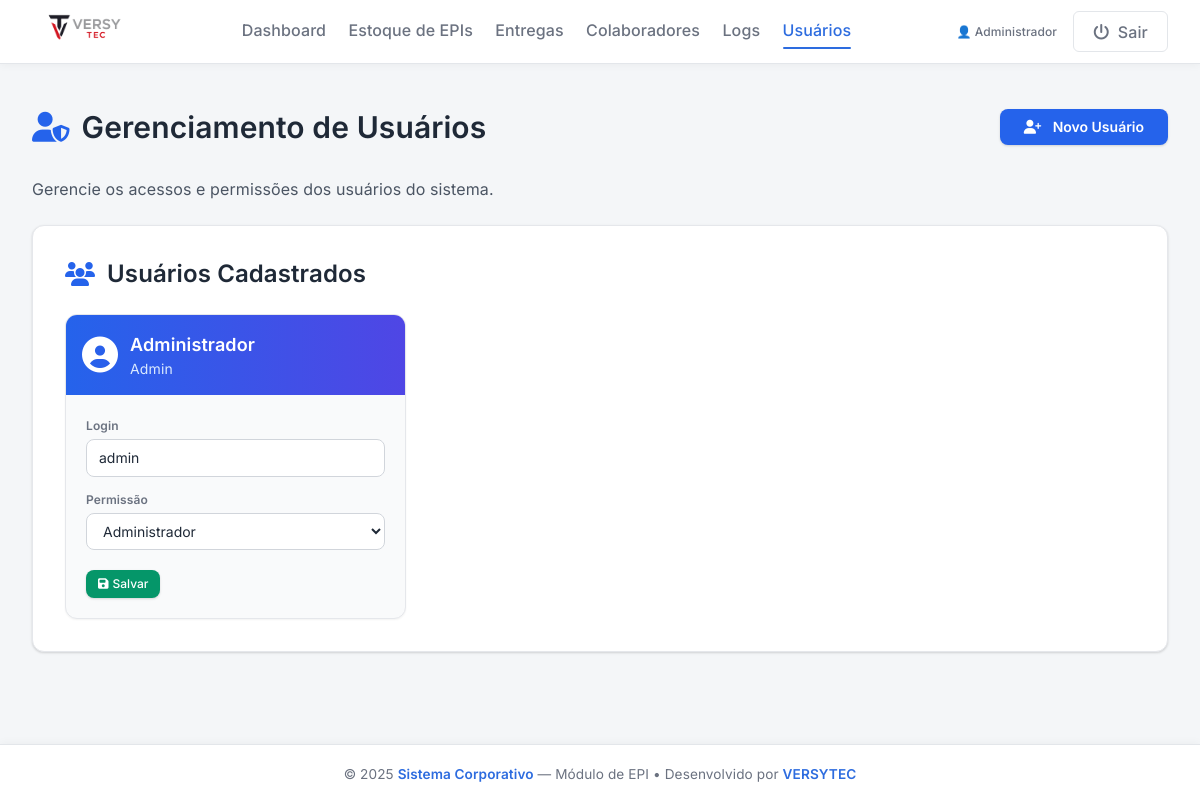
/usuarios (signed in), run on the app's committed database.
### app.py (models this page shows)
class User(UserMixin, db.Model):
    id = db.Column(db.Integer, primary_key=True)
    nome = db.Column(db.String(120))
    login = db.Column(db.String(80), unique=True)
    senha = db.Column(db.String(120))
    role = db.Column(db.String(50), default='user')  # admin / supervisor / user

### app.py (the view, shortened to what this page needs)
@app.route('/usuarios', methods=['GET', 'POST'])
@login_required
def usuarios():
    if current_user.role != 'admin':
        flash('🚫 Acesso restrito a administradores.')
        return redirect(url_for('dashboard'))
    usuarios_list = User.query.all()
    return render_template('usuarios.html', user=current_user, usuarios=usuarios_list)

### app.py (called while the page is built)
@login_manager.user_loader
def load_user(user_id):
    return User.query.get(int(user_id))

### templates/usuarios.html (shortened to what this page needs)
{% extends "base.html" %}
{% block content %}
<div class="max-w-7xl mx-auto">
  <div class="flex items-center justify-between mb-8">
    <h2 class="text-3xl font-semibold text-gray-800 flex items-center gap-3">
      <i class="fas fa-user-shield text-blue-600 text-3xl"></i>
      Gerenciamento de Usuários
    </h2>
    <button onclick="abrirModalUsuario()"
      class="bg-blue-600 hover:bg-blue-700 text-white rounded-lg px-6 py-2 font-semibold text-sm shadow transition transform hover:scale-105">
      <i class="fas fa-user-plus mr-2"></i> Novo Usuário
    </button>
  </div>
  <p class="text-gray-600 mb-6">Gerencie os acessos e permissões dos usuários do sistema.</p>
  <div class="bg-white border border-gray-200 rounded-xl shadow p-8">
    <h3 class="text-2xl font-semibold text-gray-800 mb-6 flex items-center gap-3">
      <i class="fas fa-users text-blue-600"></i>
      Usuários Cadastrados
    </h3>
    {% if usuarios %}
    <div class="grid grid-cols-1 sm:grid-cols-2 lg:grid-cols-3 xl:grid-cols-4 gap-6">
      {% for u in usuarios %}
      <div class="bg-gray-50 border border-gray-200 rounded-xl shadow-sm hover:shadow-md transition p-0 overflow-hidden">
        <div class="bg-gradient-to-r from-blue-600 to-indigo-600 p-4 flex items-center">
          <i class="fas fa-user-circle text-4xl text-white mr-3"></i>
          <div>
            <h4 class="text-lg font-semibold text-white">{{ u.nome }}</h4>
            <p class="text-blue-100 text-sm capitalize">{{ u.role }}</p>
          </div>
        </div>
        <div class="p-5 text-sm text-gray-700 space-y-4">
          <form method="POST" action="{{ url_for('editar_usuario', id=u.id) }}">
            <label class="block">
              <span class="text-gray-500 text-xs font-semibold">Login</span>
              <input type="text" name="login" value="{{ u.login }}"
                class="mt-1 bg-white border border-gray-300 rounded-lg px-3 py-2 w-full text-gray-800 focus:ring-2 focus:ring-blue-400 transition text-sm">
            </label>
            <label class="block mt-3">
              <span class="text-gray-500 text-xs font-semibold">Permissão</span>
              <select name="role"
                class="mt-1 bg-white border border-gray-300 rounded-lg px-3 py-2 w-full text-gray-800 focus:ring-2 focus:ring-blue-400 transition text-sm">
                <option value="admin" {% if u.role == 'admin' %}selected{% endif %}>Administrador</option>
              </select>
            </label>
            <div class="flex justify-between mt-5">
              <button type="submit"
                class="bg-green-600 hover:bg-green-700 text-white px-3 py-1.5 rounded-lg shadow text-xs font-medium transition flex items-center gap-1">
                <i class="fas fa-save"></i> Salvar
              </button>
            </div>
          </form>
        </div>
      </div>
      {% endfor %}
    </div>
    {% else %}
    <p class="text-gray-500 text-center py-6 italic">Nenhum usuário cadastrado.</p>
    {% endif %}
  </div>
</div>
{% endblock %}

### templates/base.html (shortened to what this page needs)
<!DOCTYPE html>
<html lang="pt-BR">
<head>
  <link href="https://cdn.jsdelivr.net/npm/tailwindcss@2.2.19/dist/tailwind.min.css" rel="stylesheet">
</head>
<body>
  <header>
    <div class="brand">
      <img src="{{ url_for('static', filename='logo.png') }}" alt="Logo">
    </div>
    <nav>
      <a href="{{ url_for('dashboard') }}"
         class="{% if request.endpoint == 'dashboard' %}active{% endif %}">
         Dashboard
      </a>
      {% if current_user.role in ['estoquista', 'admin'] %}
        <a href="{{ url_for('epis') }}"
           class="{% if request.endpoint == 'epis' %}active{% endif %}">
           Estoque de EPIs
        </a>
        <a href="{{ url_for('entregas') }}"
           class="{% if request.endpoint == 'entregas' %}active{% endif %}">
           Entregas
        </a>
      {% endif %}
      {% if current_user.role == 'admin' %}
        <a href="{{ url_for('cadastro_funcionarios') }}"
           class="{% if request.endpoint == 'cadastro_funcionarios' %}active{% endif %}">
           Colaboradores
        </a>
        <a href="{{ url_for('logs') }}"
           class="{% if request.endpoint == 'logs' %}active{% endif %}">
           Logs
        </a>
        <a href="{{ url_for('usuarios') }}"
           class="{% if request.endpoint == 'usuarios' %}active{% endif %}">
           Usuários
        </a>
      {% endif %}
    </nav>
    <div class="flex items-center gap-4">
      <span class="text-xs text-gray-500 hidden sm:block font-medium">
        👤 {{ current_user.nome }}
      </span>
      <a href="{{ url_for('logout') }}" class="btn-sair">
        <i class="fas fa-power-off mr-1"></i> Sair
      </a>
    </div>
  </header>
  <main>
    {% block content %}{% endblock %}
  </main>
  <footer>
    © 2025 <span>Sistema Corporativo</span> — Módulo de EPI • Desenvolvido por <span>VERSYTEC</span>
  </footer>
</body>
</html>

### templates/base.html (style rules this page uses)
:root { --bg: #f4f6f8; --header-bg: #ffffff; --panel: #ffffff; --border: #e3e6ea; --text: #1f2937; --muted: #6b7280; --accent: #2d6cdf; --accent-light: #e8f0ff; --radius: 10px; --shadow: 0 4px 12px rgba(0,0,0,0.06); }
body { background: var(--bg); margin: 0; padding: 0; color: var(--text); font-family: 'Inter', sans-serif; letter-spacing: 0.1px; }
header { background: var(--header-bg); border-bottom: 1px solid var(--border); padding: 0.9rem 2rem; display: flex; justify-content: space-between; align-items: center; height: 64px; min-height: 64px; overflow: hidden; position: sticky; top: 0; z-index: 50; box-shadow: 0 2px 8px rgba(0,0,0,0.04); }
.brand { display: flex; align-items: center; gap: 0.75rem; }
.brand img { height: 70px; max-height: 70px; object-fit: contain; margin-top: -10px; }
nav { display: flex; gap: 1.4rem; }
nav a { color: var(--muted); font-weight: 500; padding-bottom: 4px; transition: 0.25s ease; position: relative; }
nav a.active { color: var(--accent); }
nav a.active::after { content: ""; position: absolute; left: 0; bottom: -3px; width: 100%; height: 2px; background: var(--accent); border-radius: 4px; }
.btn-sair { border: 1px solid var(--border); padding: 0.45rem 1.2rem; border-radius: 6px; font-weight: 500; color: var(--muted); transition: 0.25s; background: white; }
main { padding: 2.8rem 2rem; min-height: 85vh; }
footer { background: var(--header-bg); border-top: 1px solid var(--border); text-align: center; padding: 1.2rem; color: var(--muted); font-size: .85rem; box-shadow: 0 -2px 8px rgba(0,0,0,0.03); }
footer span { color: var(--accent); font-weight: 600; }

### data on the page
User: nome "Administrador", role "Admin", login "admin", role "Administrador"
